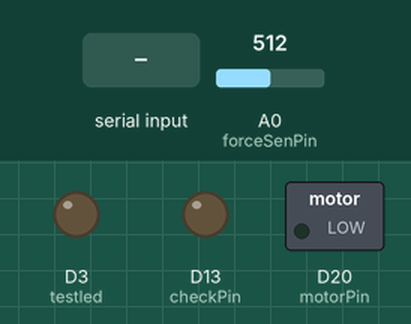
Recording of a sketch running on a simulated Arduino Zero (SAMD21). Parts: switched loads named in the sketch (green lamp = pin HIGH), output pins drawn as LEDs (lit = HIGH). Inputs (shaded band) come from the test bench; at power-on: A0 (forceSenPin) = 512. What the sketch prints to the serial monitor is not drawn.

Above: at 1.2 s.
1.3 s: "a" received over Serial
At 2.5 s:
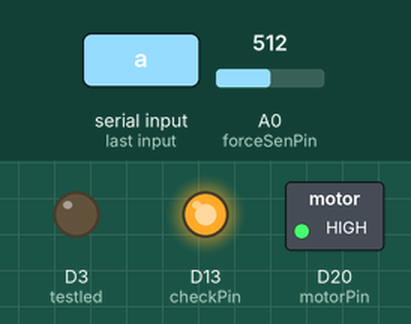
2.8 s: "e" received over Serial
At 3.8 s:
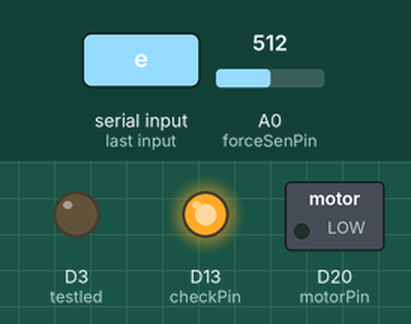
4.3 s: "d" received over Serial
At 4.9 s:
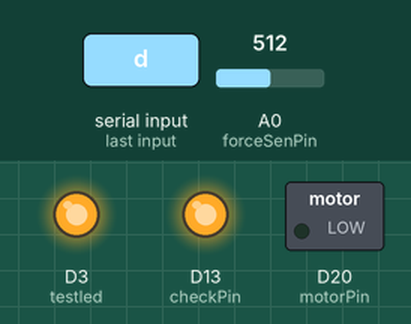
5.8 s: "g" received over Serial
At 6.1 s:
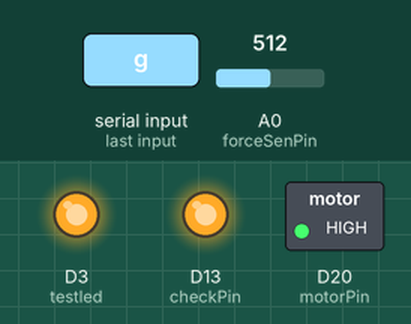
8.8 s: "1" received over Serial
At 10.8 s:
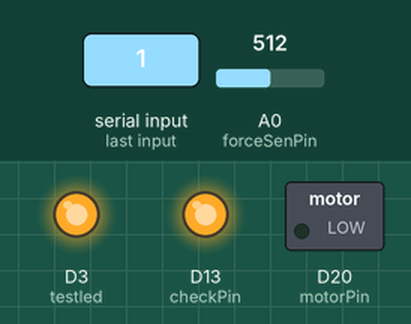
Timing chart, 0 to 12.3 s (numbered marks = the images above; inputs shaded):
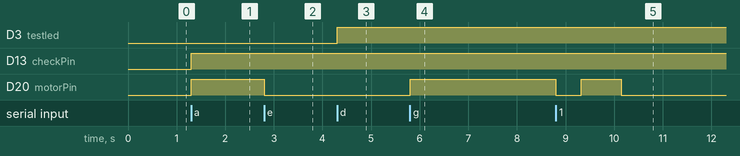

The sketch:

T_control_intensity_test.ino
```cpp
#include <SoftwareSerial.h>

const int motorPin =  20;
const int checkPin =  13; // the number of the LED pin

int forceSenPin = A0;
int motorState = 0;
int incomingByte = 0;
char val;
// for the test
int testled = 3;

int forceValue = 0;
int tuioStatePre = 0, tuioState = 0;

long interval = 1000;
long previousMillis = 0, currentMillis = 0;

void setup() {
  Serial.begin(9600);
  analogWriteResolution(10);
  analogWriteFrequency(motorPin, 1000);
  pinMode(motorPin, OUTPUT);
  pinMode(checkPin, OUTPUT);
  pinMode(testled, OUTPUT);
}

void loop()
{
  forceValue = analogRead(forceSenPin);
  if(forceValue > 90 && tuioState < 90){
    Serial.println("on");
    tuioState = forceValue; // send 'on' only once per trial.
  }else if(forceValue < 10 && tuioState > 90){
    Serial.println("off");
    tuioState = forceValue; // send 'off' only once per trial.
  }
  if(forceValue > 90){
    Serial.println(forceValue);
  }

//  if(forceValue > 50){
//    Serial.println(forceValue);
//    tuioState = forceValue;
//  }else if(forceValue < 10 && tuioState > 50){
//    Serial.println("off");
//    tuioState = 0; // send 'off' only once per trial.
//  }


  if(Serial.available()){
    val = Serial.read();
    Serial.println(val);
//    int numCollect = 0;
    if(val == 'T'){
      onAndOff(0);
      digitalWrite(testled, LOW);
//      digitalWrite(testled, HIGH);
    }
    if(val == 'a'){
      onAndOff(921); // 0.9
      }
    if(val == 'g'){
      onAndOff(717); // 0.7
//      onAndOff(614); // 0.6
    }
    if (val == 'e'){
      onAndOff(512);  // 0.5
    }
    if (val == 'd'){
      onAndOff(307); // 0.3
      digitalWrite(testled, HIGH);
    }
    if (val == 'c'){
      onAndOff(102); // 0.1
    }
    if(val == '1'){
      fading(921, 10); // The first val is the haptic feedback intensity,
    }                 // the second is decrease rate.
    if(val == '2'){
      fading(717, 8);
    }
    if(val == '3'){
      fading(512, 6);
    }
    if(val == '4'){
      fading(307, 4);
    }
    if(val == '5'){
      fading(102, 2);
    }
    if(val == '0'){
      fading(0, 0);
    }
  }
}

void onAndOff (int intensity){
  analogWrite(motorPin, intensity);
  if (intensity != 0){
    digitalWrite(checkPin, HIGH);
  }else{
    digitalWrite(checkPin, LOW);
  }
}

void fading(int fadeVal, int decrease){
  for (int fadeValue = 0 ; fadeValue <= fadeVal; fadeValue += decrease) {
    analogWrite(motorPin, fadeValue);
    delay(10);
  }
  for (int fadeValue = fadeVal ; fadeValue >= 0; fadeValue -= decrease) {
    analogWrite(motorPin, fadeValue);
    delay(10);
  }
}
```

Measured:
- after the input at 1.3 s, D13 (checkPin), D20 (motorPin): LOW → HIGH at once
- after the input at 2.8 s, D20 (motorPin): HIGH → LOW at once
- after the input at 4.3 s, D3 (testled): LOW → HIGH at once
- after the input at 5.8 s, D20 (motorPin): LOW → HIGH at once
- after the input at 8.8 s, D20 (motorPin): HIGH → LOW at once, → HIGH 0.52 s later, → LOW 0.82 s later
